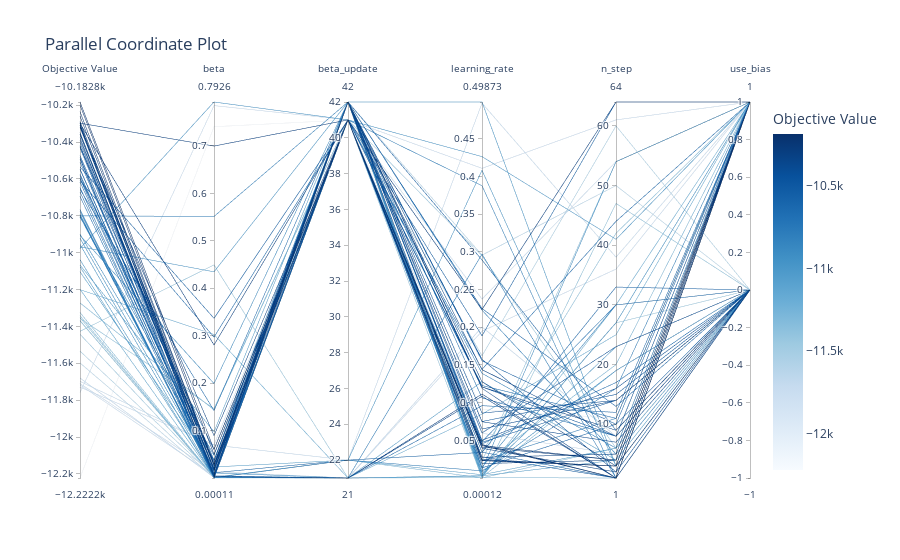

Source (notebook cell):
### Code cell
plot_parallel_coordinate(study1)
